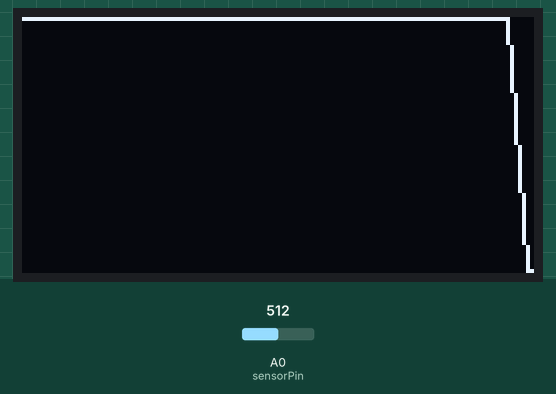
Recording of a sketch running on a simulated Arduino Uno, built with avr-gcc and run on an emulated ATmega328P. On the bench: 128×64 one-colour display. The inputs (shaded band) are chosen by the test bench; at power-on: A0 (sensorPin) = 512. What the sketch prints to the serial monitor is not drawn.

Above: at 1.2 s.
1.3 s: A0 (sensorPin) set to 716
At 1.73 s:
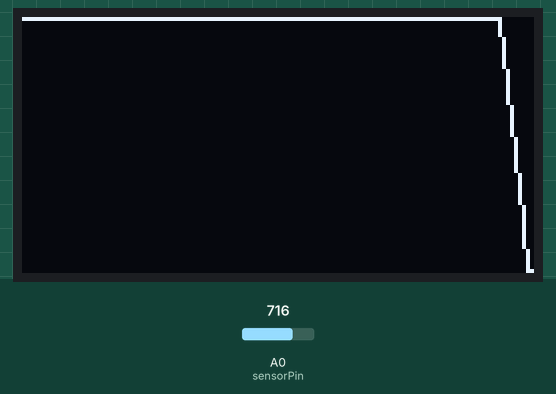
3.1 s: A0 (sensorPin) set to 900
At 3.58 s:
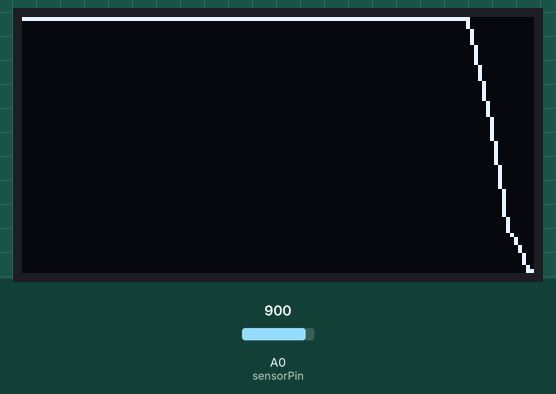
4.9 s: A0 (sensorPin) set to 1023
At 5.41 s:
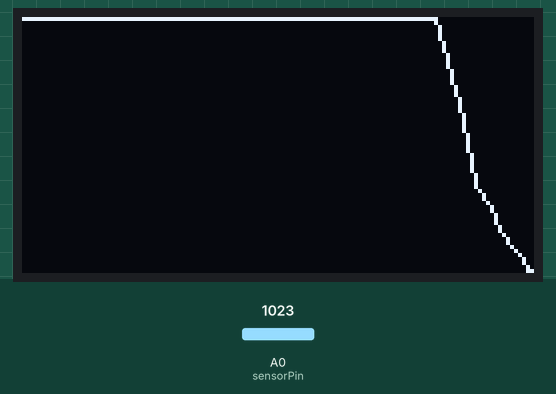
Timing chart, 0 to 7.9 s (numbered marks = the images above; inputs shaded):
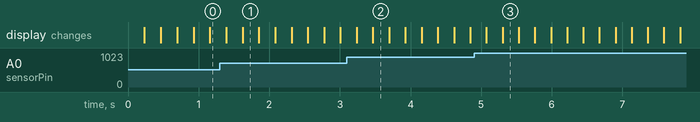

The sketch:

data_smoothener_2.ino
```cpp
#include "readMeanLib.h"
#include "oledWriteLib.h"

void setup() {
  // put your setup code here, to run once:
  Serial.begin(9600);
  setupFunction();
}

void loop() {
  // put your main code here, to run repeatedly:
  oledGraph(readMean());
}
```

oledWriteLib.cpp
```cpp
#include "u8glib.h"
#include <arduino.h>
#include "oledWriteLib.h"

int sensorPin = A0;

U8GLIB_SSD1306_128X64 u8g(U8G_I2C_OPT_NO_ACK);

const int beansArrayLength = 128;
int beansArray[beansArrayLength];

void setupFunction()
{
  u8g.setFont(u8g_font_6x10);
  pinMode(sensorPin, INPUT);
}

void oledGraph(int meanData) {
  beansArray[beansArrayLength - 1] = meanData;
  int max = 0;
  int min = 1023;
  for (int i = 1; i < beansArrayLength; i++) {
    beansArray[i - 1] = beansArray[i];
  }
  beansArray[beansArrayLength - 1] = meanData;
  for (int i = 0; i < beansArrayLength; i++) {
    if (beansArray[i] < min) {
      min = beansArray[i];
    }
    if (beansArray[i] > max) {
      max = beansArray[i];
    }
  }
  u8g.firstPage();
  do {
    for (int i = 1; i < beansArrayLength; i++){
      u8g.drawLine(i - 1, map(beansArray[i - 1], min, max, 0, 63), i, map(beansArray[i], min, max, 0, 63));
    }
  } while (u8g.nextPage());
}
```

oledWriteLib.h
```cpp
#ifndef oledFunc_H
#define oledFunc_H

void oledGraph(int meanData);

void setupFunction();

#endif
```

readMeanLib.cpp
```cpp
#include <arduino.h>
#include "readMeanLib.h"

const int lightArrayLength = 10;
const int meansArrayLength = 128;

int lightArray[lightArrayLength];
int meansArray[meansArrayLength];
int lightArrayPos = 0;
int sum;
int read;
int screenXPos = 1;

int activePin = A0;

int readMean() {

  sum = 0;
  read = analogRead(activePin);
  lightArray[lightArrayPos] = read;
  lightArrayPos++;
  if (lightArrayPos > lightArrayLength - 1) {
    lightArrayPos = 0;
  }

  for (int i = 0; i < lightArrayLength; i++) {
    sum = sum + lightArray[i];
  }

  sum = sum / lightArrayLength;

  Serial.print(sum);
  Serial.print(", ");
  Serial.println(read);
  return sum;
}
```

readMeanLib.h
```cpp
#ifndef MeanFunc_H
#define MeanFunc_H

int readMean();

#endif
```
